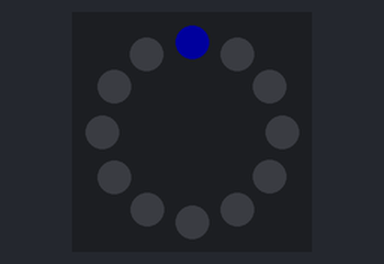
Bench run of a sketch on a simulated Arduino Uno, built with avr-gcc and run on an emulated ATmega328P. Shown: 12 RGB LEDs in a ring, first at the top, clockwise. Dim RGB values are drawn brighter than linear; the strip is taken to match the declared colour order.

Above: at 0.1 s.
At 1.1 s:
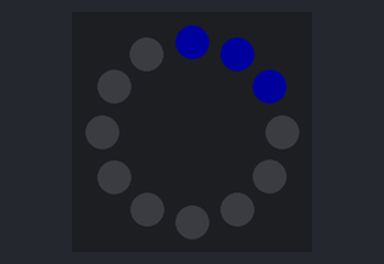
At 2.6 s:
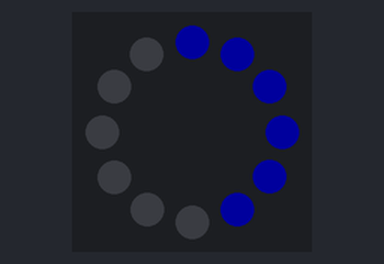
At 5.6 s:
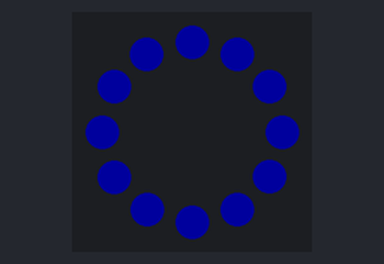
At 8.1 s:
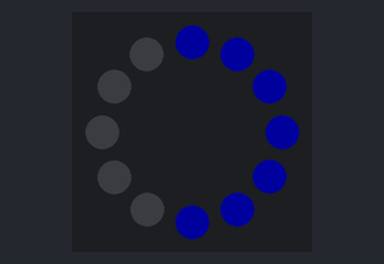
At 11.6 s:
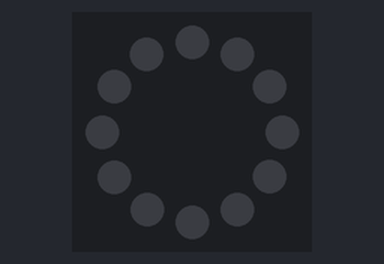

The sketch:

sketch_nov24-Final.ino
```cpp
#include <Adafruit_NeoPixel.h>

#define LED_PIN    6
#define LED_COUNT 12

Adafruit_NeoPixel ring(LED_COUNT, LED_PIN, NEO_RGBW + NEO_KHZ800);

void setup() {
  ring.begin();
  ring.show();
  ring.setBrightness(50);
}
void loop() {
  for(int i = 0; i < ring.numPixels(); i++){
    ring.setPixelColor(i, (150,0,0), (0,150,0), (0,0,150), 0);
    ring.show();
    delay(500);
  }
  for(int i = ring.numPixels()-1; i >= 0; i--){
    ring.setPixelColor(i, 0, 0, 0, 0);
    ring.show();
    delay(500);
  }
}
```

Measured:
- by itself, everything shown: repeats every 12.0 s, in 24 steps
- what the display in image 1 shows lasts 0.5 s, from 1.0 s to 1.5 s
